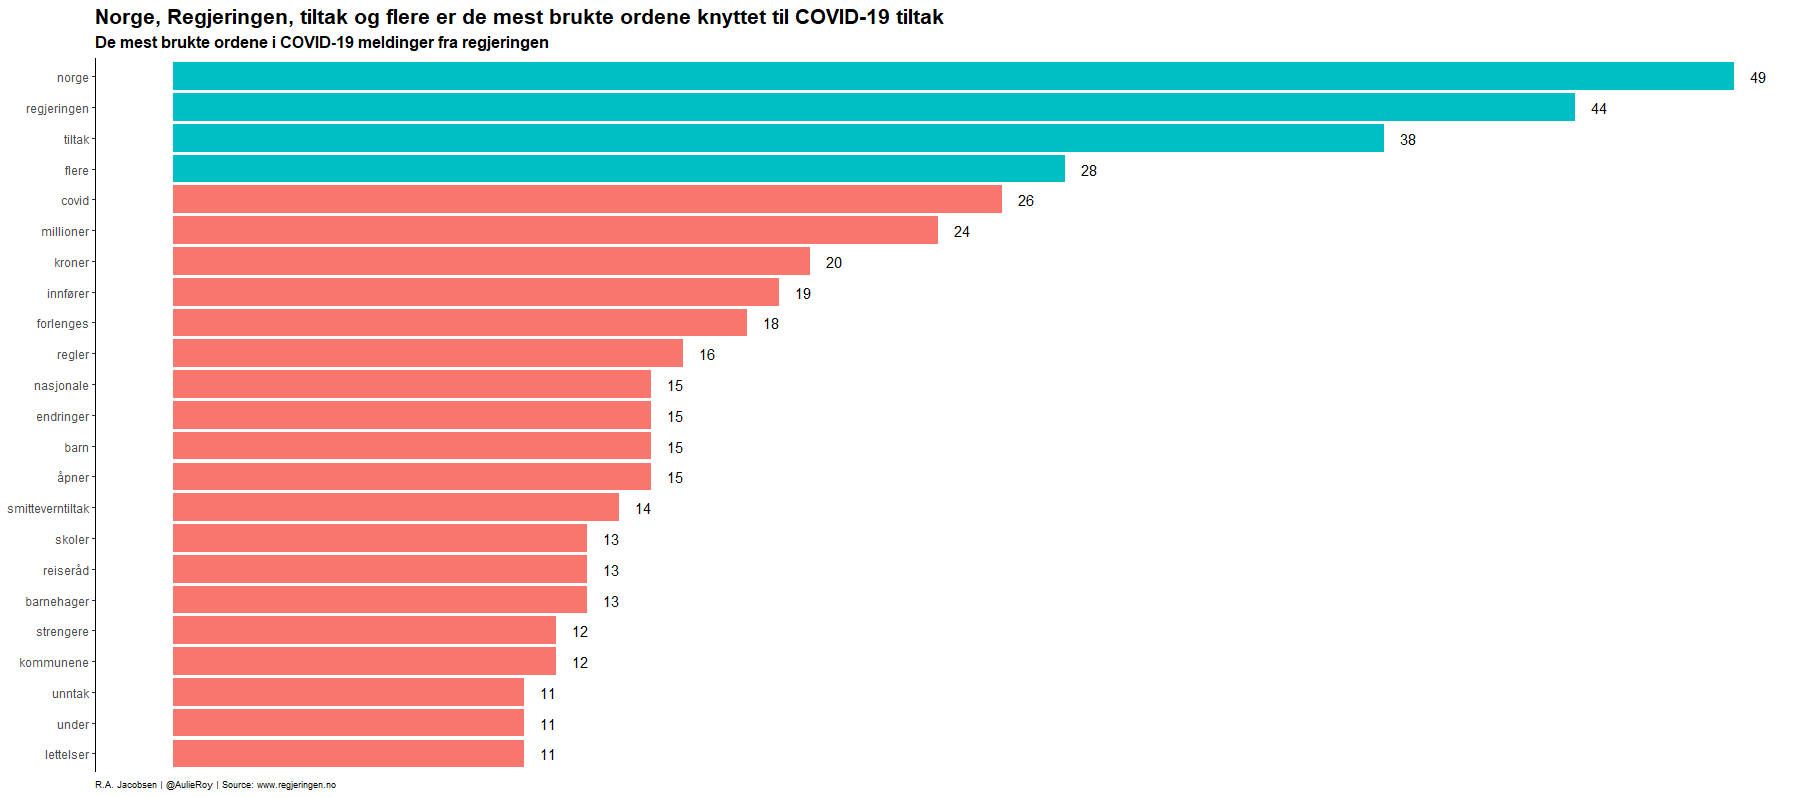

Here is the R script that generated this plot:

# Examining most frequent words used in covid-19 measure reports from the Norwegian government 
# Data is scraped from https://www.regjeringen.no/no/tema/Koronasituasjonen/tidslinje-koronaviruset/id2692402/
# Scraping done using the rvest package
# Code created 24.10.2023 

# Load libraries  
library(tidyverse)
library(rvest)
library(tidytext)

# Scrape timeline and events 
url <- "https://www.regjeringen.no/no/tema/Koronasituasjonen/tidslinje-koronaviruset/id2692402/"
page <- read_html(url)

collect_timeline <- 
  page |> 
  html_nodes(".timeline-startdate") |> 
  html_text()

timeline <- data.frame(timeline = collect_timeline, stringsAsFactors = FALSE)

timeline <- 
  timeline |> 
  mutate(line = row_number(), 
         timeline = str_replace(timeline, "^\\w+\\s", ""))

event <- 
  page |> 
  html_nodes(".timeline-headline span") |> 
  html_text()

event_df <- data.frame(event = event, stringsAsFactors = FALSE)

events <- 
  event_df |> 
  mutate(line = row_number()) |> 
  filter(line %% 2 != 0) |> 
  mutate(line = row_number())

covid_timeline <- left_join(timeline, events, by = "line")

Sys.setlocale("LC_TIME", "Norwegian")

covid_timeline <- 
  covid_timeline |> 
  mutate(timeline = dmy(timeline))


# Process text 
text <- 
  covid_timeline |> 
  select(event) |> 
  unnest_tokens(word, event) |>    
  filter(nchar(as.character(word)) > 3) |> 
  anti_join(get_stopwords(language = "norwegian", source = "snowball"))

# Plot 
p <- text |> 
  count(word, sort = TRUE) |> 
  filter(n > 10) |> 
  mutate(word = reorder(word, n),
         top_four = rank(-n) <= 4) |> 
  ggplot(aes(n, word, fill = top_four)) +
  geom_col(show.legend = FALSE) + 
  labs(y = NULL)

p <- p + theme_classic()

p <- p + geom_text(aes(label = n), hjust = -1)

p <- p + scale_x_continuous(breaks = NULL)

title <- "Norge, Regjeringen, tiltak og flere er de mest brukte ordene knyttet til COVID-19 tiltak"
subtitle <- "De mest brukte ordene i COVID-19 meldinger fra regjeringen"
caption <- "R.A. Jacobsen | @AulieRoy | Source: www.regjeringen.no"

p <- p + labs(
  title = title,
  subtitle = subtitle,
  caption = caption)

p <- p + theme(
  axis.title.x = element_blank(), 
  axis.line.x = element_blank(), 
  axis.ticks.x = element_blank(), 
  plot.title = element_text(
    size = 16, 
    face = "bold"), 
  plot.subtitle = element_text(
    size = 12,
    face = "bold"), 
  plot.caption = element_text(
    size = 7, 
    hjust = 0)
)

p
